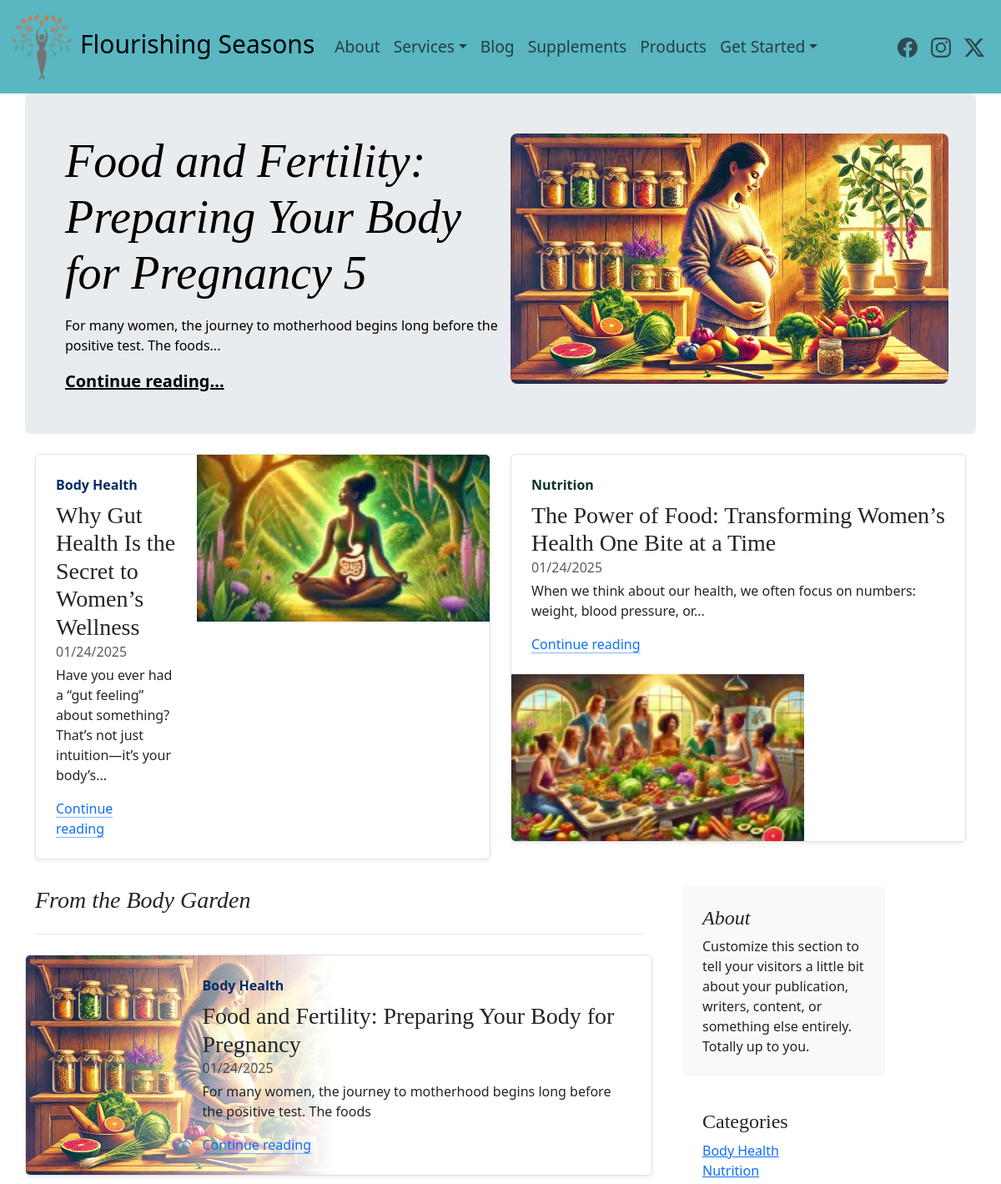
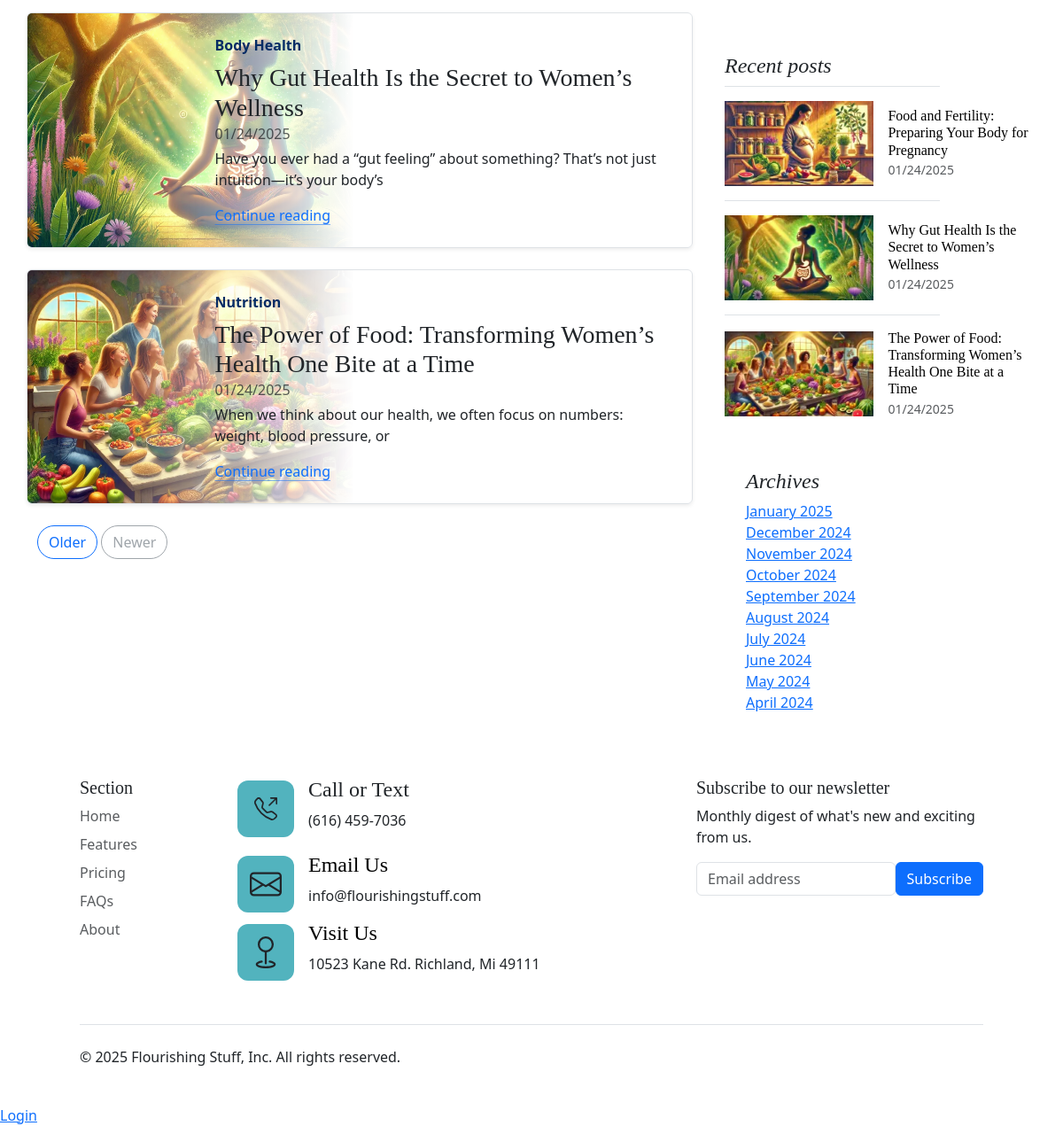
Page /blog on the committed database (2 pictures, top to bottom).
### main.py (models this page shows)
class Post(db.Model):
    id: Mapped[int] = mapped_column(Integer, primary_key=True)
    title: Mapped[str] = mapped_column(String(250), nullable=False)
    date: Mapped[str] = mapped_column(String(250), nullable=False)
    author: Mapped[str] = mapped_column(String(250), nullable=True)
    category: Mapped[str] = mapped_column(String(250), nullable=True)
    picture: Mapped[str] = mapped_column(String(250), nullable=True)
    thumb: Mapped[str] = mapped_column(String(250), nullable=True)
    body: Mapped[str] = mapped_column(String(12250), nullable=False)
    preview: Mapped[str] = mapped_column(String(1250), nullable=False)

### main.py (the view)
@app.route('/blog')
def blog():
    posts, posts_len, headline, f1, f2, categories = query_blog()
    return render_template('blog.html', categories=categories, posts=posts, headline=headline, f1=f1, f2=f2, empty=False, posts_len=posts_len)

### main.py (called while the page is built, shortened)
def query_blog():
    result = db.session.execute(db.select(Post).order_by(desc(Post.id)))
    posts = result.scalars().all()
    posts_len = len(posts)
    categories = []
    for _ in posts:
        if _.category == None or _.category == 'config':
            pass
        elif _.category not in categories:
            categories.append(_.category)
    hl = next(post for post in posts if post.id == int(posts[-1].body))
    f1 = next(post for post in posts if post.id == int(posts[-1].thumb))
    f2 = next(post for post in posts if post.id == int(posts[-1].picture))
    return posts, posts_len, hl, f1, f2, categories

### templates/blog.html (shortened to what this page needs)
{% extends 'base.html' %}
{% block content %}
{% include 'header.html' %}
<section id="featured-post">
  <div class="container">
    <div class="row p-4 p-md-5 rounded mb-4 text-body-emphasis bg-body-secondary">
      <div class="col-lg-6 px-0">
        <h1 class="display-4 fst-italic">{{ headline.title | safe }} {{ headline.id }}</h1>
        <p class="lead my-3">{{ headline.preview | safe }}...</p>
        <p class="lead mb-0"><a href="/post/{{headline.id}}" class="text-body-emphasis fw-bold">Continue reading...</a></p>
      </div>
      <div class="col-lg-6">
        <img src="static/images/blog_images/{{ headline.picture }}" class="rounded-3" height="300px">
      </div>
    </div>
  </div>
</section>
<section id="featured-secondary">
  <div class="container">
    <div class="row mb-2">
      <div class="col-md-6">
        <div class="row g-0 border rounded overflow-hidden flex-md-row mb-4 shadow-sm h-md-250 position-relative">
          <div class="col p-4 d-flex flex-column position-static">
            <strong class="d-inline-block mb-2 text-primary-emphasis">{{ f1.category }}</strong>
            <h3 class="mb-0">{{ f1.title | safe }}</h3>
            <div class="mb-1 text-body-secondary">{{ f1.date }}</div>
            <p class="card-text mb-auto">{{ f1.preview | safe }}...</p>
            <a href="/post/{{ f1.id }}" class="icon-link gap-1 icon-link-hover stretched-link">
              Continue reading
              <svg class="bi"><use xlink:href="#chevron-right"></use></svg>
            </a>
          </div>
          <div class="col-auto d-none d-lg-block">
            <img src="static/images/blog_images/{{ f1.thumb }} " class="bd-placeholder-img" height="200"  xmlns="http://www.w3.org/2000/svg" role="img" aria-label="Placeholder: Thumbnail" preserveAspectRatio="xMidYMid slice" focusable="false"><rect width="100%" height="100%" fill="#55595c"></rect></svg>
          </div>
        </div>
      </div>
      <div class="col-md-6">
        <div class="row g-0 border rounded overflow-hidden flex-md-row mb-4 shadow-sm h-md-250 position-relative">
          <div class="col p-4 d-flex flex-column position-static">
            <strong class="d-inline-block mb-2 text-success-emphasis">{{ f2.category }}</strong>
            <h3 class="mb-0">{{ f2.title | safe }}</h3>
            <div class="mb-1 text-body-secondary">{{ f2.date }}</div>
            <p class="mb-auto">{{ f2.preview | safe }}...</p>
            <a href="/post/{{ f2.id }}" class="icon-link gap-1 icon-link-hover stretched-link">
              Continue reading
              <svg class="bi"><use xlink:href="#chevron-right"></use></svg>
            </a>
          </div>
          <div class="col-auto d-none d-lg-block">
            <img src="static/images/blog_images/{{ f2.thumb }} " class="bd-placeholder-img" height="200"  xmlns="http://www.w3.org/2000/svg" role="img" aria-label="Placeholder: Thumbnail" preserveAspectRatio="xMidYMid slice" focusable="false"><rect width="100%" height="100%" fill="#55595c"></rect></svg>
          </div>
        </div>
      </div>
    </div>
  </div>
</section>
<section id="posts">
  <div class="container">
    <div class="row g-5">
      <div class="col-md-8">
        <h3 class="pb-4 mb-4 fst-italic border-bottom">
          From the Body Garden
        </h3>
        {% for post in posts[:-1] %}
        <article class="blog-post">
          <div class="overlay-container">
            <div class="row border rounded overflow-hidden flex-md-row mb-4 shadow-sm position-relative">
              <div class="content p-4 flex-column position-static">
                <strong class="d-inline-block mb-2 text-primary-emphasis">{{ post.category }}</strong>
                <h3 class="mb-0">{{ post.title | safe }}</h3>
                <div class="mb-1 text-body-secondary">{{ post.date }}</div>
                <p class="card-text mb-auto">{{ post.preview | safe }}</p>
                <a href="/post/{{ post.id }}" class="icon-link gap-1 icon-link-hover stretched-link">
                  Continue reading
                  <svg class="bi"><use xlink:href="#chevron-right"></use></svg>
                </a>
              </div>
              <div class="thumbnail-container">
                <img src="/static/images/blog_images/{{ post.picture }}" alt="Thumbnail">
              </div>
            </div>
          </div>
        </article>
        {% endfor %}
        <nav class="blog-pagination" aria-label="Pagination">
          <a class="btn btn-outline-primary rounded-pill" href="#">Older</a>
          <a class="btn btn-outline-secondary rounded-pill disabled" aria-disabled="true">Newer</a>
        </nav>
      </div>
      {% include 'sidebar.html' %}
    </div>
  </div>
</section>
{% include 'footer.html' %}
<div class="login">
  <a href="{{ url_for('login') }}">Login</a>
</div>
{% endblock %}

### templates/base.html (shortened to what this page needs)
<!DOCTYPE html>
<html lang="en">
  <head>
    <link href="https://cdn.jsdelivr.net/npm/bootstrap@5.3.3/dist/css/bootstrap.min.css" rel="stylesheet"
>
    <link rel="stylesheet" href="/static/css/styles.css" />
  </head>
  <body>
    {% block content %}{% endblock %}
  </body>
</html>

### templates/header.html (shortened to what this page needs)
<nav class="navbar navbar-default navbar-fixed-top sticky-top navbar-expand-lg">
  <div class="container-fluid">
    <a class="navbar-brand" href="{{ url_for('home') }}"><img src="/static/images/logo/IconOnly_Transparent_NoBuffer.png" height="80"> Flourishing Seasons</a>
    <div class="collapse navbar-collapse" id="navbarSupportedContent" style="font-size: 1.2em">
      <ul class="col-md-8 navbar-nav me-auto mb-2 mb-lg-0">
        <li class="nav-item">
          <a class="nav-link" href="">About</a>
        </li>
        <li class="nav-item dropdown">
          <a class="nav-link dropdown-toggle" href="#" role="button" id="servicesDropdown" data-bs-toggle="dropdown" aria-expanded="false">
            Services</a>
        </li>
        <li class="nav-item">
          <a class="nav-link" href="{{ url_for('blog') }}">Blog</a>
        </li>
        <li class="nav-item">
          <a class="nav-link" href="#">Supplements</a>
        </li>
        <li class="nav-item">
          <a class="nav-link" href="#">Products</a>
        </li>
        <li class="nav-item dropdown">
          <a class="nav-link dropdown-toggle" href="#" role="button" data-bs-toggle="dropdown" aria-expanded="false">
            Get Started</a>
        </li>
      </ul>
      <ul class="nav col-md-4 justify-content-end list-unstyled d-flex ">
        <li class=""><a class="text-body-secondary px-2" href="https://www.facebook.com/flourishingseasons" target="_blank" rel="noopener noreferrer">
          </a>
        </li>
        <li class=""><a class="text-body-secondary px-2" href="https://www.instrgram.com/flourishingseasons" target="_blank" rel="noopener noreferrer">
          </a>
        </li>
        <li class=""><a class="text-body-secondary px-2" href="https://www.x.com/flourishingseasons" target="_blank" rel="noopener noreferrer">
          <svg xmlns="http://www.w3.org/2000/svg" height="24" fill="currentColor" class="bi bi-twitter-x" viewBox="0 0 16 16">
            <path d="M12.6.75h2.454l-5.36 6.142L16 15.25h-4.937l-3.867-5.07-4.425 5.07H.316l5.733-6.57L0 .75h5.063l3.495 4.633L12.601.75Zm-.86 13.028h1.36L4.323 2.145H2.865z"/>
          </svg></a>
        </li>
      </ul>
    </div>
  </div>
</nav>

### templates/sidebar.html
<div class="col-md-3">
  <div class="position-sticky" style="top: 4.5rem;">
    <div class="p-4 mb-3 bg-body-tertiary rounded">
      <h4 class="fst-italic">About</h4>
      <p class="mb-0">Customize this section to tell your visitors a little bit about your publication, writers, content, or something else entirely. Totally up to you.</p>
    </div>
    <div class="mb-4 p-4">
      <h4 class="sidebar-title">Categories</h4>
      <ul class="list-unstyled categories">
        {% for category in categories %}
        <li><a href="/category/{{ category }}">{{ category }}</a></li>
        {% endfor %}
      </ul>
    </div>
    <div>
      <h4 class="fst-italic">Recent posts</h4>
      <ul class="list-unstyled">
        {% for num in range(0, posts_len-1) %}
        <li>
          <a class="d-flex flex-column flex-lg-row gap-3 align-items-start align-items-lg-center py-3 link-body-emphasis text-decoration-none border-top" href="/post/{{ posts[num].id }}">
            <img src="/static/images/blog_images/{{ posts[num].thumb }}" class="bd-placeholder-img" width="100%" height="96">
            <div class="col-lg-8">
              <h6 class="mb-0">{{ posts[num].title }}</h6>
              <small class="text-body-secondary">{{ posts[num].date }}</small>
            </div>
          </a>
        </li>
        {% endfor %}
      </ul>
    </div>
    <div class="p-4">
      <h4 class="fst-italic">Archives</h4>
      <ol class="list-unstyled mb-0">
        <li><a href="#">January 2025</a></li>
        <li><a href="#">December 2024</a></li>
        <li><a href="#">November 2024</a></li>
        <li><a href="#">October 2024</a></li>
        <li><a href="#">September 2024</a></li>
        <li><a href="#">August 2024</a></li>
        <li><a href="#">July 2024</a></li>
        <li><a href="#">June 2024</a></li>
        <li><a href="#">May 2024</a></li>
        <li><a href="#">April 2024</a></li>
      </ol>
    </div>
  </div>
</div>

### templates/footer.html (shortened to what this page needs)
<section id="footer">
  <div class="container border-round-3">
    <footer class="pt-5 px-5">
      <div class="row">
        <div class="col-6 col-md-2 mb-3">
          <h5>Section</h5>
          <ul class="nav flex-column">
            <li class="nav-item mb-2"><a href="#" class="nav-link p-0 text-body-secondary">Home</a></li>
            <li class="nav-item mb-2"><a href="#" class="nav-link p-0 text-body-secondary">Features</a></li>
            <li class="nav-item mb-2"><a href="#" class="nav-link p-0 text-body-secondary">Pricing</a></li>
            <li class="nav-item mb-2"><a href="#" class="nav-link p-0 text-body-secondary">FAQs</a></li>
            <li class="nav-item mb-2"><a href="#" class="nav-link p-0 text-body-secondary">About</a></li>
          </ul>
        </div>
        <div class="contact-icons col-6 col-md-5 mb-3">
          <ul class="nav flex-column">
            <li class="nav-item mb-2">
              <div class="col d-flex align-items-start">
                <div class="feature-icon d-inline-flex align-items-center justify-content-center flex-shrink-0 me-3">
                </div>
                <div>
                  <h4 class="contact-icons">Call or Text</h4>
                  <p>(616) 459-7036</p>
                </div>
              </div>
            </li>
            <li >
              <div class="col d-flex align-items-start">
                <div class="feature-icon d-inline-flex align-items-center justify-content-center flex-shrink-0 me-3">
                </div>
                <div>
                  <h4 class="text-body-emphasis">Email Us</h4>
                  <p>info@flourishingstuff.com</p>
                </div>
              </div>
            </li>
            <li>
              <div class="col d-flex align-items-start">
                <div class="feature-icon d-inline-flex align-items-center justify-content-center flex-shrink-0 me-3">
                </div>
                <div>
                  <h4 class="text-body-emphasis">Visit Us</h4>
                  <p>10523 Kane Rd. Richland, Mi 49111</p>
                </div>
              </div>
            </li>
          </ul>
        </div>
        <div class="col-md-4 offset-md-1 mb-3">
          <form>
            <h5>Subscribe to our newsletter</h5>
            <p>Monthly digest of what's new and exciting from us.</p>
            <div class="d-flex flex-column flex-sm-row w-100 ">
              <input id="newsletter1" type="text" class="form-control" placeholder="Email address">
              <button class="btn btn-primary" type="button">Subscribe</button>
            </div>
          </form>
        </div>
      </div>
      <div class="d-flex flex-column flex-sm-row justify-content-between pt-4 my-4 border-top">
        <p>&copy; 2025 Flourishing Stuff, Inc. All rights reserved.</p>
        <ul class="list-unstyled d-flex">
          <li class="ms-3"><a class="link-body-emphasis" href="#"><svg class="bi" width="24" height="24"><use xlink:href="#twitter"/></svg></a></li>
          <li class="ms-3"><a class="link-body-emphasis" href="#"><svg class="bi" width="24" height="24"><use xlink:href="#instagram"/></svg></a></li>
          <li class="ms-3"><a class="link-body-emphasis" href="#"><svg class="bi" width="24" height="24"><use xlink:href="#facebook"/></svg></a></li>
        </ul>
      </div>
    </footer>
  </div>
</section>

### static/css/styles.css (style rules this page uses)
.navbar { background-color: rgb(82, 179, 190, .95); height: 7rem; }
.feature-icon { width: 4rem; height: 4rem; border-radius: .75rem; margin-left: .25em; margin-top: .25em; background-color: rgb(82,179,190); }
h1,h2,h3,h4,h5,h6 { font-family: Poppins }
html { scroll-behavior: smooth; }
.navbar-brand { font-size: 30px !important; }
.overlay-container { position: relative; width: 100%; }
.row { display: flex; position: relative; z-index: 2; }
.content { flex: 1; margin-left: 25% !important; background-color: rgba(255, 255, 255, 0); padding: 1rem; z-index: 3; }
.thumbnail-container { position: absolute; left: 0; width: 50%; height: 100%; z-index: 1; overflow: hidden; }
.thumbnail-container img { height: 100%; width: auto; position: absolute; top: 0; left: 0; object-fit: cover; -webkit-mask-image: linear-gradient(to left, transparent 20%, black 85%); -webkit-mask-size: 100% 100%; -webkit-mask-repeat: no-repeat; mask-image: linear-gradient(to left, transparent 20%, black 85%); mask-size: 100% 100%; mask-repeat: no-repeat; }

### rows in the picture
Post: title "Food and Fertility: Preparing Your Body for Pregnancy", id "5", preview "For many women, the journey to motherhood begins long before the positive test. The foods", picture (picture), category "Body Health", date "01/24/2025", thumb (picture), title "Food and Fertility: Preparing Your Body for Pregnancy", date "01/24/2025"
Post: category "Body Health", title "Why Gut Health Is the Secret to Women’s Wellness", date "01/24/2025", preview "Have you ever had a “gut feeling” about something? That’s not just intuition—it’s your body’s", thumb (picture), picture (picture), title "Why Gut Health Is the Secret to Women’s Wellness", date "01/24/2025"
Post: category "Nutrition", title "The Power of Food: Transforming Women’s Health One Bite at a Time", date "01/24/2025", preview "When we think about our health, we often focus on numbers: weight, blood pressure, or", thumb (picture), picture (picture), title "The Power of Food: Transforming Women’s Health One Bite at a Time", date "01/24/2025"
